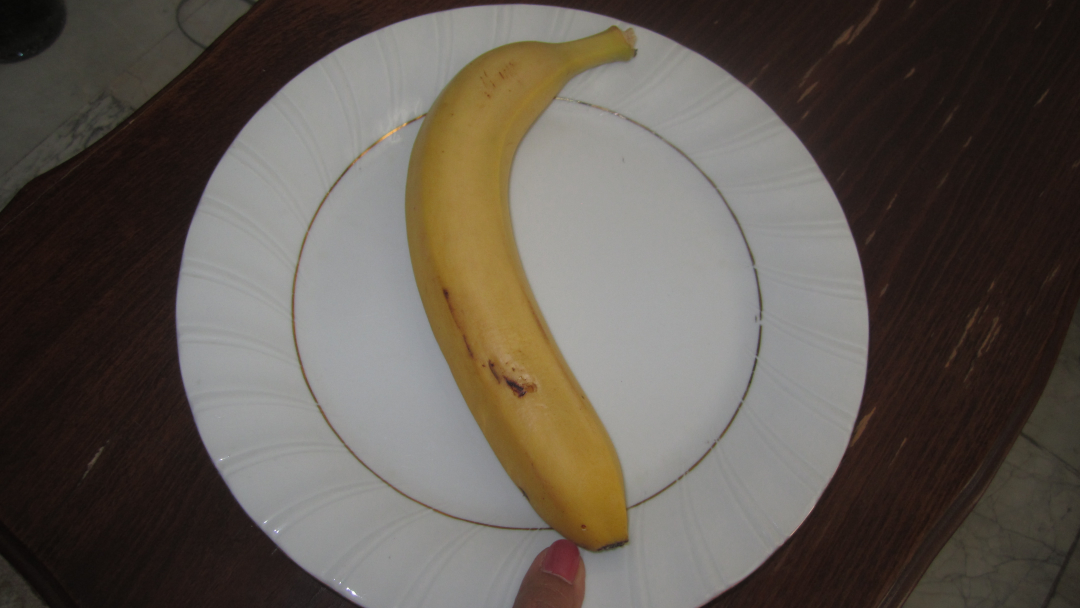
#> input picture practice/test_image.JPG, 4320 x 2432 px (shown at 1/4 size)
$ python img_seg.py ../practice/test_image.JPG
#> lines starting #> are read from the running program, lines starting #| are printed output that depends on the picture; after the words box and inside, x2 and y2 are one past the last pixel; in counts of white or black regions, pixels touching at a corner belong together
#> further down, img1 is the input picture: shape (2432, 4320, 3); mean B, G, R 80.3, 87.8, 95.2
import cv2
import numpy as np
import sys

def getAreaOfFood(img1):
    img = cv2.cvtColor(img1, cv2.COLOR_BGR2GRAY)
    img_filt = cv2.medianBlur(img, 5)
    img_th = cv2.adaptiveThreshold(img_filt, 255, cv2.ADAPTIVE_THRESH_GAUSSIAN_C, cv2.THRESH_BINARY, 11, 2)
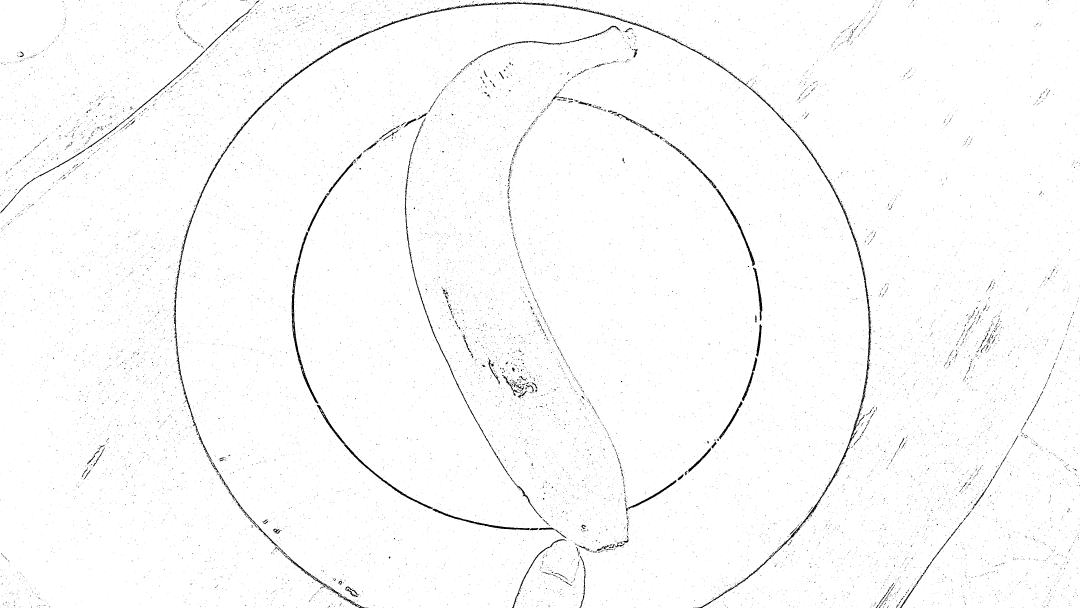
#> img_th: shape (2432, 4320) (shown at 1/4 size); 98.5% white; 19229 black regions (18793 under 20 px)
    contours, hierarchy = cv2.findContours(img_th, cv2.RETR_LIST, cv2.CHAIN_APPROX_SIMPLE)
#> contours = 25448 contours, 24705 with area under 20; largest, box (x1, y1, x2, y2) and area: (0, 0, 4320, 2432) 10487790, (694, 6, 2461, 1682) 20222, (2455, 65, 3486, 1629) 13844, (1166, 926, 1275, 1616) 6860, (1618, 692, 2040, 1906) 6181

    # find contours, sort, and find the biggest contour. the biggest contour corresponds to the plate and fruit.
    mask = np.zeros(img.shape, np.uint8)
    largest_areas = sorted(contours, key=cv2.contourArea)
#> largest_areas has the same summary as contours
    cv2.drawContours(mask, [largest_areas[-1]], 0, (255, 255, 255, 255), -1)
#> mask: shape (2432, 4320); 99.9% white; 92 black regions (83 under 20 px), largest, box (x1, y1, x2, y2) and area: (2789, 1629, 3446, 2432) 5979, (2048, 2157, 2267, 2432) 1558, (2319, 2222, 2342, 2432) 779
    img_bigcontour = cv2.bitwise_and(img1, img1, mask=mask)

    # convert to hsv. otsu threshold in s to remove plate
    hsv_img = cv2.cvtColor(img_bigcontour, cv2.COLOR_BGR2HSV)
#> hsv_img: shape (2432, 4320, 3); mean H, S, V 28.7, 61.8, 95.6
    h, s, v = cv2.split(hsv_img)
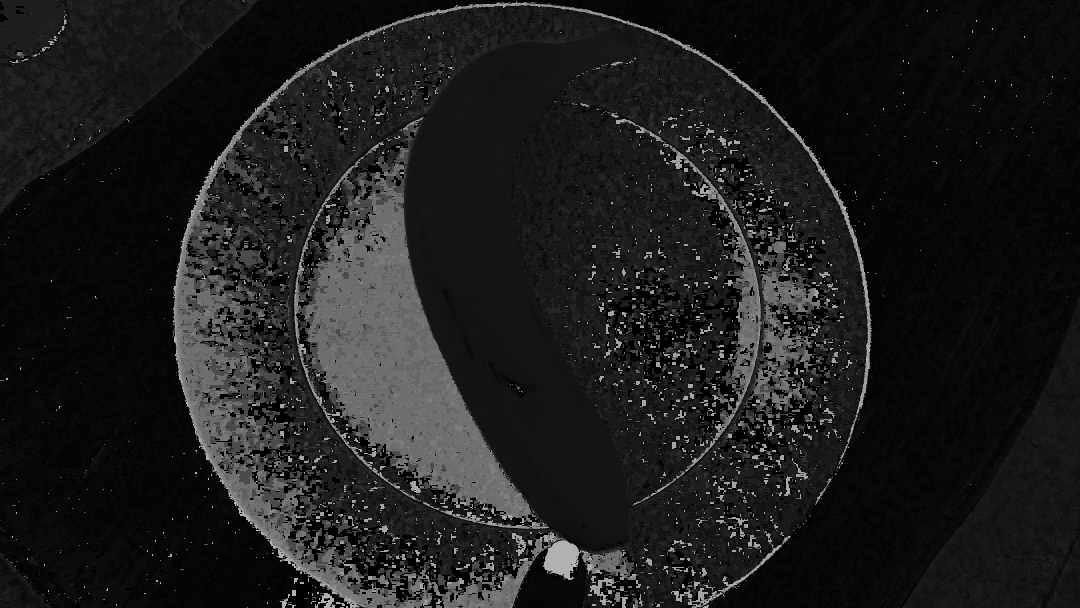
#> h: shape (2432, 4320) (shown at 1/4 size); min 0, max 179, mean 28.7
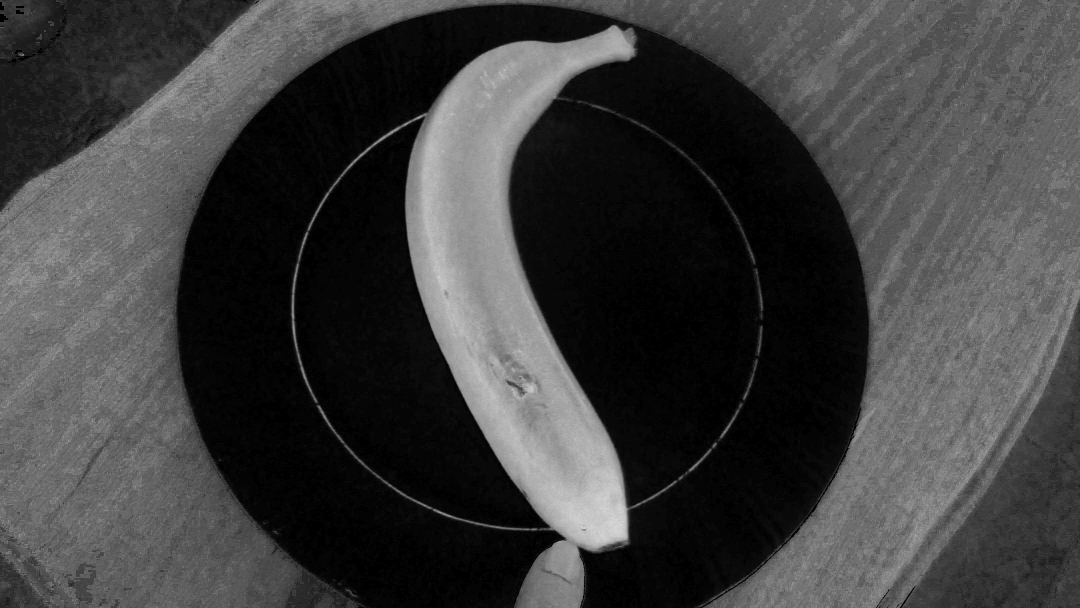
#> s: shape (2432, 4320) (shown at 1/4 size); min 0, max 247, mean 61.8
    mask_plate = cv2.inRange(hsv_img, np.array([0, 0, 100]), np.array([255, 90, 255]))
#> mask_plate: shape (2432, 4320); 42.5% white; 54 white regions (51 under 20 px), largest, box (x1, y1, x2, y2) and area: (703, 15, 3476, 2432) 4460491, (2252, 2312, 2262, 2320) 45, (2215, 2296, 2225, 2300) 21
    mask_not_plate = cv2.bitwise_not(mask_plate)
    fruit_skin = cv2.bitwise_and(img_bigcontour, img_bigcontour, mask=mask_not_plate)

    # convert to hsv to detect and remove skin pixels
    hsv_img = cv2.cvtColor(fruit_skin, cv2.COLOR_BGR2HSV)
#> hsv_img: shape (2432, 4320, 3); mean H, S, V 7.7, 59.1, 31.3
    skin = cv2.inRange(hsv_img, np.array([0, 10, 60]), np.array([10, 160, 255]))
#> skin: shape (2432, 4320); 0.58% white; 1053 white regions (877 under 20 px), largest, box (x1, y1, x2, y2) and area: (2054, 2195, 2340, 2432) 39673, (2014, 1504, 2108, 1590) 2036, (3433, 1624, 3506, 1756) 962
    not_skin = cv2.bitwise_not(skin)
    fruit = cv2.bitwise_and(fruit_skin, fruit_skin, mask=not_skin)

    fruit_bw = cv2.cvtColor(fruit, cv2.COLOR_BGR2GRAY)
    fruit_bin = cv2.inRange(fruit_bw, 10, 255)
#> fruit_bin: shape (2432, 4320); 56.8% white; 1064 black regions (901 under 20 px), largest, box (x1, y1, x2, y2) and area: (703, 15, 3476, 2432) 4513677, (0, 0, 150, 98) 6307, (2014, 1504, 2108, 1590) 2053

    # erode before finding contours
    kernel = cv2.getStructuringElement(cv2.MORPH_ELLIPSE, (3, 3))
    erode_fruit = cv2.erode(fruit_bin, kernel, iterations=1)
#> erode_fruit: shape (2432, 4320); 56.4% white; 610 black regions (370 under 20 px), largest, box (x1, y1, x2, y2) and area: (702, 10, 3477, 2432) 4539289, (0, 0, 163, 112) 10356, (2013, 1503, 2109, 1591) 2676

    # find largest contour since that will be the fruit
    img_th = cv2.adaptiveThreshold(erode_fruit, 255, cv2.ADAPTIVE_THRESH_GAUSSIAN_C, cv2.THRESH_BINARY, 11, 2)
#> img_th: shape (2432, 4320); 98.6% white; 637 black regions (370 under 20 px)
    contours, hierarchy = cv2.findContours(img_th, cv2.RETR_LIST, cv2.CHAIN_APPROX_SIMPLE)
#> contours = 1040 contours, 632 with area under 20; largest, box (x1, y1, x2, y2) and area: (707, 19, 3472, 2432) 5428828, (0, 0, 4320, 2432) 5009683, (1190, 96, 2553, 2325) 972222, (1364, 102, 2548, 2212) 904524, (2172, 2162, 2317, 2319) 14650
    mask_fruit = np.zeros(fruit_bin.shape, np.uint8)
    largest_areas = sorted(contours, key=cv2.contourArea)
#> largest_areas has the same summary as contours

	# Corrected indentation here
    if len(largest_areas) < 2:
        cv2.drawContours(mask_fruit, [largest_areas[-1]], 0, (255, 255, 255), -1)
    else:
        cv2.drawContours(mask_fruit, [largest_areas[-2]], 0, (255, 255, 255), -1)
#> mask_fruit: shape (2432, 4320); 47.8% white; 1 white region, box (x1, y1, x2, y2) and area: (0, 0, 4320, 2432) 5019799


    # dilate now
    kernel2 = cv2.getStructuringElement(cv2.MORPH_ELLIPSE, (13, 13))
    mask_fruit2 = cv2.dilate(mask_fruit, kernel2, iterations=1)
#> mask_fruit2: shape (2432, 4320); 48.3% white; 1 white region, box (x1, y1, x2, y2) and area: (0, 0, 4320, 2432) 5070006
    res = cv2.bitwise_and(fruit_bin, fruit_bin, mask=mask_fruit2)
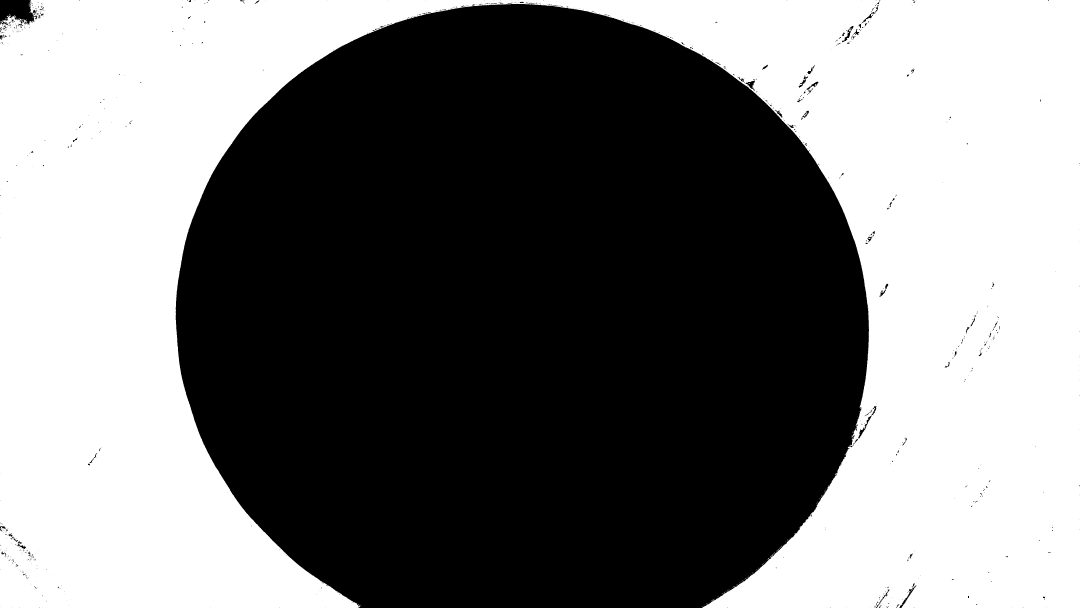
#> res: shape (2432, 4320) (shown at 1/4 size); 47.7% white; 124 white regions (120 under 20 px), largest, box (x1, y1, x2, y2) and area: (0, 0, 4320, 2432) 5016139, (3079, 2217, 3094, 2230) 35, (3476, 952, 3482, 956) 20, (1432, 2417, 1445, 2425) 20
    fruit_final = cv2.bitwise_and(img1, img1, mask=mask_fruit2)
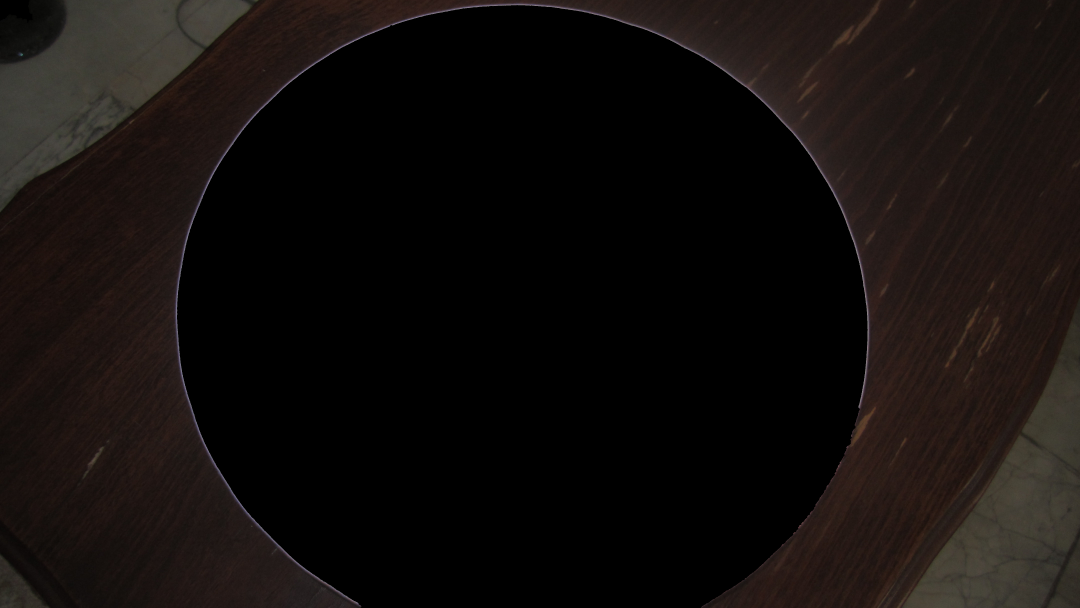
#> fruit_final: shape (2432, 4320, 3) (shown at 1/4 size); mean B, G, R 12.6, 14.4, 18.8

    # find area of fruit
    img_th = cv2.adaptiveThreshold(mask_fruit2, 255, cv2.ADAPTIVE_THRESH_GAUSSIAN_C, cv2.THRESH_BINARY, 11, 2)
#> img_th: shape (2432, 4320); 99.7% white; 5 black regions (3 under 20 px)
    contours, hierarchy = cv2.findContours(img_th, cv2.RETR_LIST, cv2.CHAIN_APPROX_SIMPLE)
#> contours = 5 contours, 2 with area under 20; largest, box (x1, y1, x2, y2) and area: (713, 25, 3466, 2432) 5389847, (0, 0, 4320, 2432) 5060784, (0, 0, 125, 78) 7199
    largest_areas = sorted(contours, key=cv2.contourArea)
#> largest_areas has the same summary as contours
    fruit_contour = largest_areas[-2]
#> fruit_contour = contour of 3020 points, box (x1, y1, x2, y2) (0, 0, 4320, 2432), area 5060784
    fruit_area = cv2.contourArea(fruit_contour)
#> fruit_area = 5060784.5

    # finding the area of skin. find area of biggest contour
    skin2 = skin - mask_fruit2
    # erode before finding contours
    kernel = cv2.getStructuringElement(cv2.MORPH_ELLIPSE, (3, 3))
    skin_e = cv2.erode(skin2, kernel, iterations=1)
    img_th = cv2.adaptiveThreshold(skin_e, 255, cv2.ADAPTIVE_THRESH_GAUSSIAN_C, cv2.THRESH_BINARY, 11, 2)
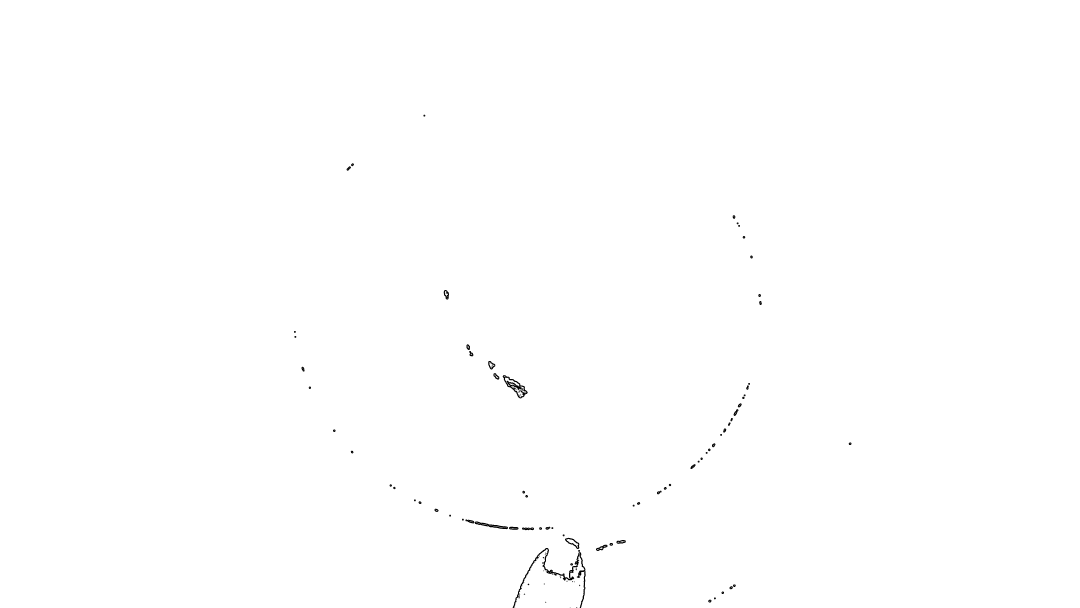
#> img_th: shape (2432, 4320) (shown at 1/4 size); 99.8% white; 98 black regions (21 under 20 px)
    contours, hierarchy = cv2.findContours(img_th, cv2.RETR_LIST, cv2.CHAIN_APPROX_SIMPLE)
#> contours = 236 contours, 144 with area under 20; largest, box (x1, y1, x2, y2) and area: (0, 0, 4320, 2432) 10455382, (2055, 2196, 2339, 2432) 37764, (2010, 1500, 2112, 1595) 3920, (1898, 2085, 2033, 2118) 1536, (2259, 2150, 2318, 2197) 1304
    mask_skin = np.zeros(skin.shape, np.uint8)
    largest_areas = sorted(contours, key=cv2.contourArea)
#> largest_areas has the same summary as contours
    cv2.drawContours(mask_skin, [largest_areas[-2]], 0, (255, 255, 255), -1)
#> mask_skin: shape (2432, 4320); 0.37% white; 1 white region, box (x1, y1, x2, y2) and area: (2055, 2196, 2339, 2432) 38421

    skin_rect = cv2.minAreaRect(largest_areas[-2])
#> skin_rect = ((2196.5, 2313.5), (235, 283), -90)
    box = cv2.boxPoints(skin_rect)
#> box = [[2338, 2431], [2055, 2431], [2055, 2196], [2338, 2196]]
    box = np.int0(box)
    mask_skin2 = np.zeros(skin.shape, np.uint8)
    cv2.drawContours(mask_skin2, [box], 0, (255, 255, 255), -1)
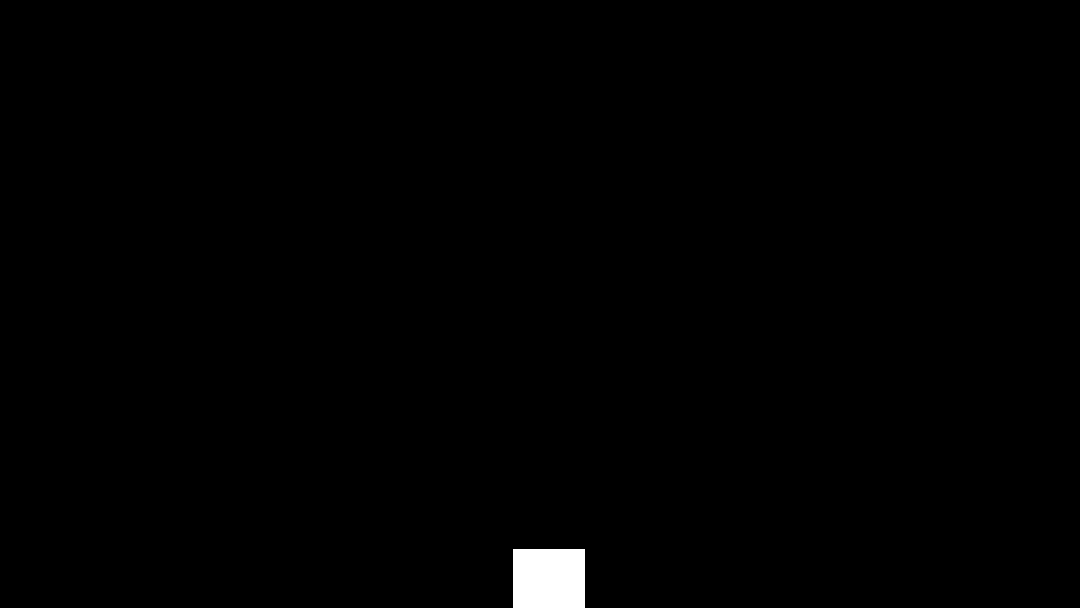
#> mask_skin2: shape (2432, 4320) (shown at 1/4 size); 0.64% white; 1 white region, box (x1, y1, x2, y2) and area: (2055, 2196, 2339, 2432) 67024

    pix_height = max(skin_rect[1])
#> pix_height = 283
    pix_to_cm_multiplier = 5.0 / pix_height
#> pix_to_cm_multiplier = 0.0177
    skin_area = cv2.contourArea(box)
#> skin_area = 66505

    return fruit_area, mask_fruit2, fruit_final, skin_area, fruit_contour, pix_to_cm_multiplier

if __name__ == '__main__':
    img1 = cv2.imread(sys.argv[1])
    area, bin_fruit, img_fruit, skin_area, fruit_contour, pix_to_cm_multiplier = getAreaOfFood(img1)
#> area = 5060784.5; skin_area = 66505; pix_to_cm_multiplier = 0.0177

    cv2.waitKey(0)
    cv2.destroyAllWindows()
